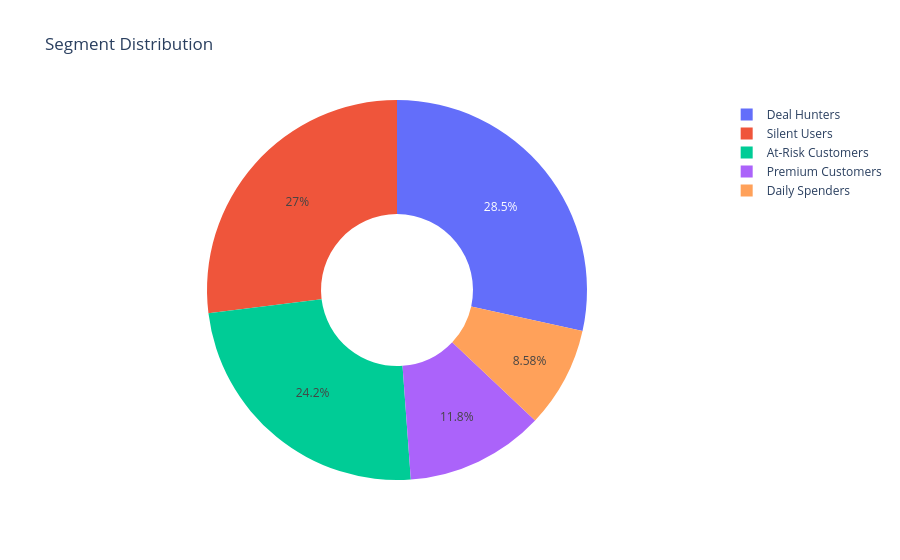
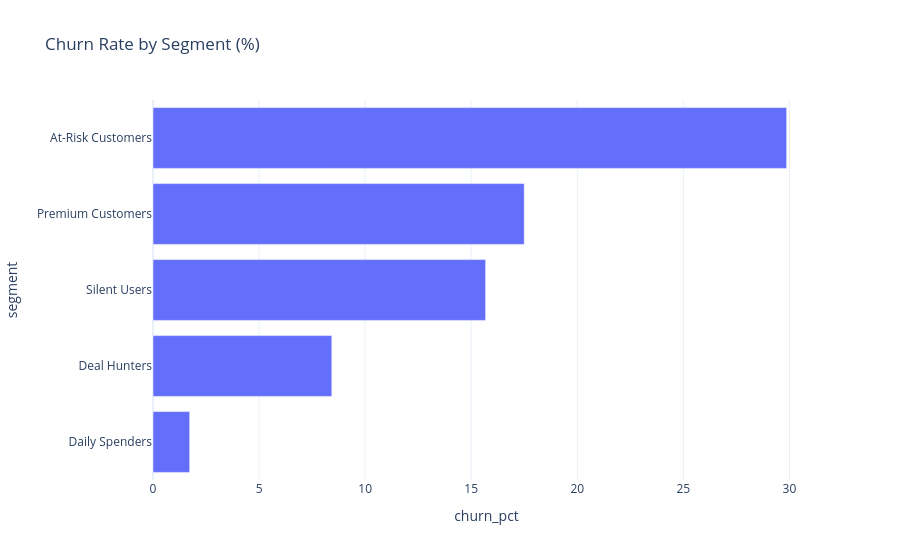
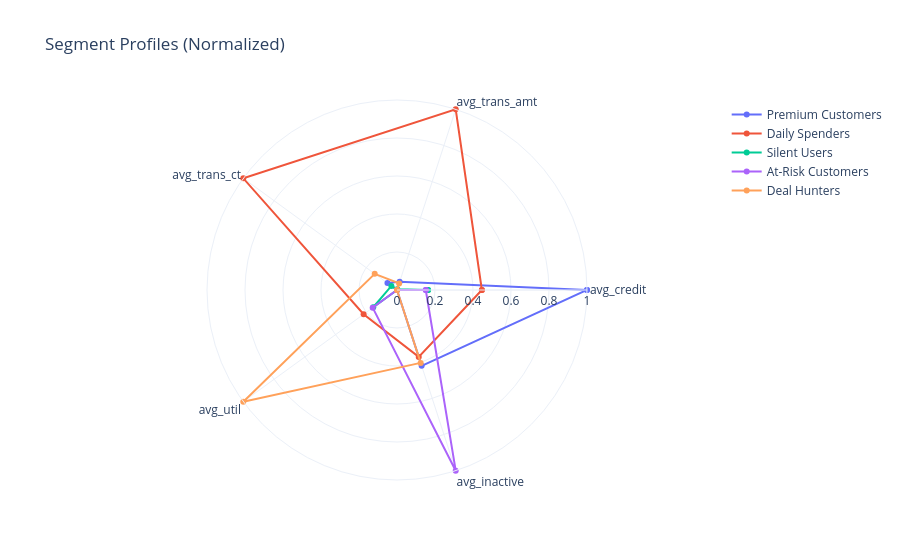
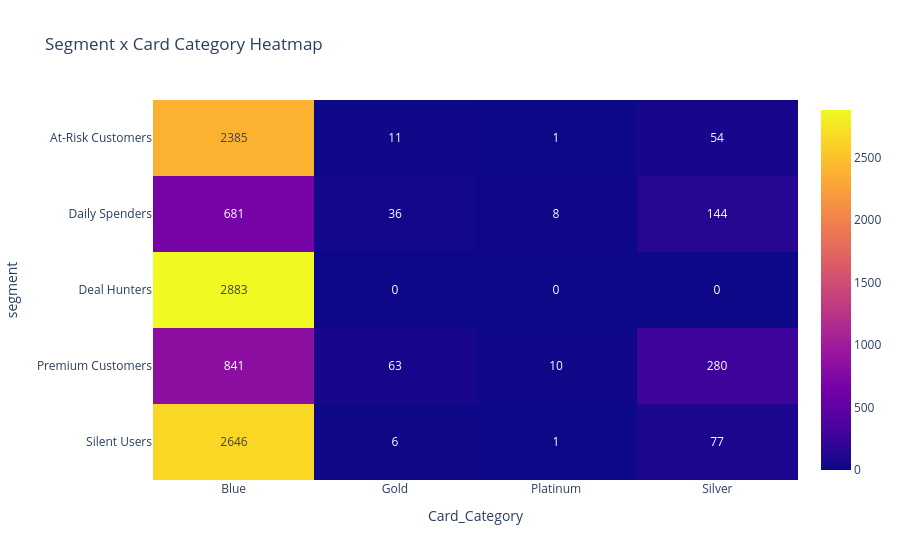

Source (notebook cell) for these figures, in order:
### Code cell
# ── Visualizations ────────────────────────────────────────────
fig_donut = px.pie(q1, names='segment', values='count', hole=0.4, title="Segment Distribution")
fig_donut.update_layout(template='plotly_white')
fig_donut.show()

fig_churn = px.bar(q1.sort_values('churn_pct'), x='churn_pct', y='segment', orientation='h', title="Churn Rate by Segment (%)")
fig_churn.update_layout(template='plotly_white')
fig_churn.show()

scaler_mm = MinMaxScaler()
prof_features = ['avg_credit', 'avg_trans_amt', 'avg_trans_ct', 'avg_util', 'avg_inactive']
q1_scaled = q1.copy()
q1_scaled[prof_features] = scaler_mm.fit_transform(q1[prof_features])
fig_radar = go.Figure()
for i, row in q1_scaled.iterrows():
    fig_radar.add_trace(go.Scatterpolar(r=row[prof_features].values.tolist() + [row[prof_features].values[0]],
                                        theta=prof_features + [prof_features[0]],
                                        name=row['segment']))
fig_radar.update_layout(polar=dict(radialaxis=dict(visible=True, range=[0, 1])), showlegend=True, title="Segment Profiles (Normalized)", template='plotly_white')
fig_radar.show()

card_pivot = q2.pivot(index='segment', columns='Card_Category', values='count').fillna(0)
fig_heat = px.imshow(card_pivot, title="Segment x Card Category Heatmap", text_auto=True, aspect="auto")
fig_heat.show()

fig_box = px.box(df, x='segment', y='Credit_Limit', color='segment', title="Credit Limit by Segment")
fig_box.update_layout(template='plotly_white')
fig_box.show()

fig_violin = px.violin(df, x='segment', y='Total_Trans_Amt', color='segment', box=True, title="Transaction Amount by Segment")
fig_violin.update_layout(template='plotly_white')
fig_violin.show()

### Figure 1 — Plotly figure (JSON) as saved in the notebook; plotly's stock layout.template omitted (floating-point values rounded to 4 significant figures)
{"data": [{"domain": {"x": [0.0, 1.0], "y": [0.0, 1.0]}, "hole": 0.4, "hovertemplate": "segment=%{label}<br>count=%{value}<extra></extra>", "labels": ["Premium Customers", "Daily Spenders", "Silent Users", "At-Risk Customers", "Deal Hunters"], "legendgroup": "", "name": "", "showlegend": true, "type": "pie", "values": [1194, 869, 2730, 2451, 2883]}], "layout": {"legend": {"tracegroupgap": 0}, "title": {"text": "Segment Distribution"}}}

### Figure 2 — Plotly figure (JSON) as saved in the notebook; plotly's stock layout.template omitted (floating-point values rounded to 4 significant figures)
{"data": [{"hovertemplate": "churn_pct=%{x}<br>segment=%{y}<extra></extra>", "legendgroup": "", "marker": {"color": "#636efa", "pattern": {"shape": ""}}, "name": "", "orientation": "h", "showlegend": false, "textposition": "auto", "type": "bar", "x": [1.73, 8.43, 15.68, 17.5, 29.87], "xaxis": "x", "y": ["Daily Spenders", "Deal Hunters", "Silent Users", "Premium Customers", "At-Risk Customers"], "yaxis": "y"}], "layout": {"barmode": "relative", "legend": {"tracegroupgap": 0}, "title": {"text": "Churn Rate by Segment (%)"}, "xaxis": {"anchor": "y", "domain": [0.0, 1.0], "title": {"text": "churn_pct"}}, "yaxis": {"anchor": "x", "domain": [0.0, 1.0], "title": {"text": "segment"}}}}

### Figure 3 — Plotly figure (JSON) as saved in the notebook; plotly's stock layout.template omitted (floating-point values rounded to 4 significant figures)
{"data": [{"name": "Premium Customers", "r": [1.0, 0.04508, 0.06205, 0.0, 0.4199, 1.0], "theta": ["avg_credit", "avg_trans_amt", "avg_trans_ct", "avg_util", "avg_inactive", "avg_credit"], "type": "scatterpolar"}, {"name": "Daily Spenders", "r": [0.4467, 1.0, 1.0, 0.2172, 0.3702, 0.4467], "theta": ["avg_credit", "avg_trans_amt", "avg_trans_ct", "avg_util", "avg_inactive", "avg_credit"], "type": "scatterpolar"}, {"name": "Silent Users", "r": [0.1635, 0.004549, 0.03652, 0.1545, 0.0, 0.1635], "theta": ["avg_credit", "avg_trans_amt", "avg_trans_ct", "avg_util", "avg_inactive", "avg_credit"], "type": "scatterpolar"}, {"name": "At-Risk Customers", "r": [0.1514, 0.0, 0.0, 0.1583, 1.0, 0.1514], "theta": ["avg_credit", "avg_trans_amt", "avg_trans_ct", "avg_util", "avg_inactive", "avg_credit"], "type": "scatterpolar"}, {"name": "Deal Hunters", "r": [0.0, 0.03633, 0.1451, 1.0, 0.4033, 0.0], "theta": ["avg_credit", "avg_trans_amt", "avg_trans_ct", "avg_util", "avg_inactive", "avg_credit"], "type": "scatterpolar"}], "layout": {"polar": {"radialaxis": {"range": [0, 1], "visible": true}}, "showlegend": true, "title": {"text": "Segment Profiles (Normalized)"}}}

### Figure 4 — Plotly figure (JSON) as saved in the notebook; plotly's stock layout.template omitted (floating-point values rounded to 4 significant figures)
{"data": [{"coloraxis": "coloraxis", "hovertemplate": "Card_Category: %{x}<br>segment: %{y}<br>color: %{z}<extra></extra>", "name": "0", "texttemplate": "%{z}", "type": "heatmap", "x": ["Blue", "Gold", "Platinum", "Silver"], "xaxis": "x", "y": ["At-Risk Customers", "Daily Spenders", "Deal Hunters", "Premium Customers", "Silent Users"], "yaxis": "y", "z": [[2385.0, 11.0, 1.0, 54.0], [681.0, 36.0, 8.0, 144.0], [2883.0, 0.0, 0.0, 0.0], [841.0, 63.0, 10.0, 280.0], [2646.0, 6.0, 1.0, 77.0]]}], "layout": {"coloraxis": {"colorscale": [[0.0, "#0d0887"], [0.1111, "#46039f"], [0.2222, "#7201a8"], [0.3333, "#9c179e"], [0.4444, "#bd3786"], [0.5556, "#d8576b"], [0.6667, "#ed7953"], [0.7778, "#fb9f3a"], [0.8889, "#fdca26"], [1.0, "#f0f921"]]}, "title": {"text": "Segment x Card Category Heatmap"}, "xaxis": {"anchor": "y", "domain": [0.0, 1.0], "title": {"text": "Card_Category"}}, "yaxis": {"anchor": "x", "autorange": "reversed", "domain": [0.0, 1.0], "title": {"text": "segment"}}}}
